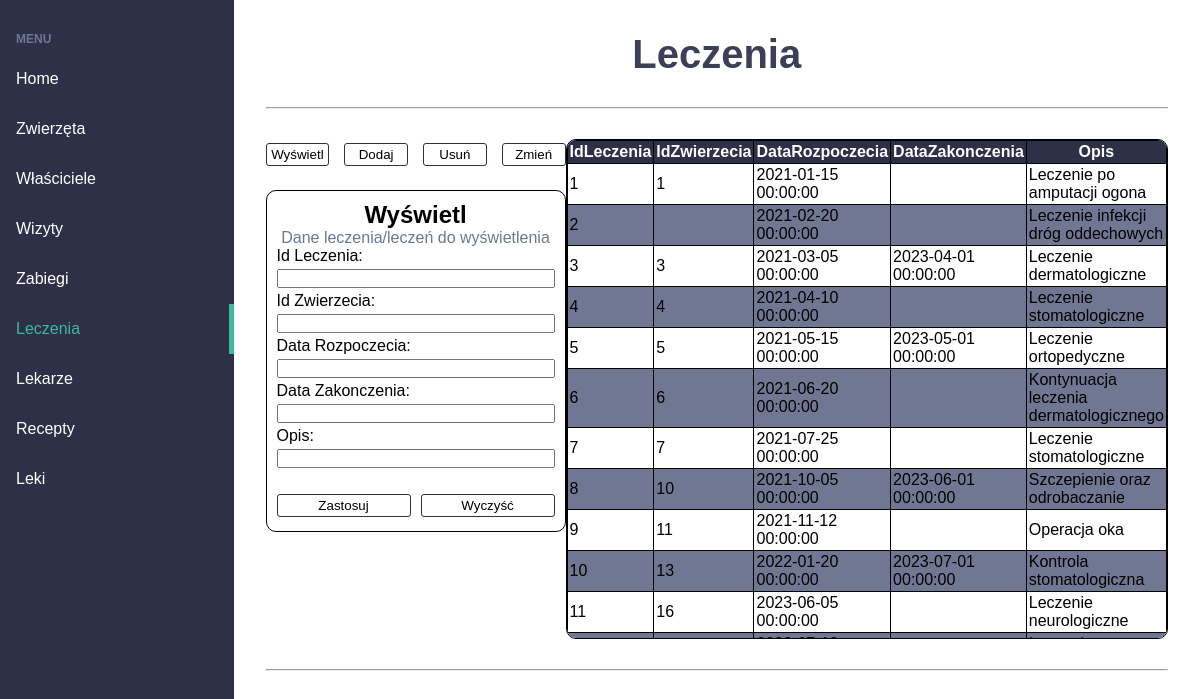
The page /code/subpages/treatments.php (signed in) on the database its author committed.
### tables this page shows
CREATE TABLE `leczenia` (
  `IdLeczenia` int(11) NOT NULL AUTO_INCREMENT,
  `IdZwierzecia` int(11) DEFAULT NULL,
  `DataRozpoczecia` datetime DEFAULT NULL,
  `DataZakonczenia` datetime DEFAULT NULL,
  `Opis` varchar(1000) DEFAULT NULL,
  PRIMARY KEY (`IdLeczenia`),
  KEY `IdZwierzecia` (`IdZwierzecia`),
  CONSTRAINT `leczenia_ibfk_1` FOREIGN KEY (`IdZwierzecia`) REFERENCES `zwierzeta` (`IdZwierzecia`)
);

### code/subpages/treatments.php (the view, shortened to what this page needs)
<?php
$tableName = "leczenia";
$databaseName = "klinika";
?>
<!DOCTYPE html>
<html lang="pl">
<head>
    <link rel=stylesheet type="text/css" href="../../assets/stylesheets/navbar.css">
    <link rel=stylesheet type="text/css" href="../../assets/stylesheets/database-operations.css">
    <link rel=stylesheet type="text/css" href="../../assets/stylesheets/base.css">
</head>
<body>
<div class=app>
    <aside class=sidebar>
        <h3>Menu</h3>
        <nav class=menu>
                <a href="../index.php" class="menu-item">Home</a>
                <a href="animals.php" class="menu-item">Zwierzęta</a>
                <a href="owners.php" class="menu-item">Właściciele</a>
                <a href="appointments.php" class="menu-item">Wizyty</a>
                <a href="surgeries.php" class="menu-item">Zabiegi</a>
                <a href="treatments.php" class="menu-item is-active">Leczenia</a>
                <a href="doctors.php" class="menu-item">Lekarze</a>
                <a href="prescriptions.php" class="menu-item">Recepty</a>
                <a href="medicines.php" class="menu-item">Leki</a>
        </nav>
    </aside>
    <main class="content">
        <h1>Leczenia</h1>
        <hr>
        <?php
        $conn = null;
        try {
            if (!empty($_SESSION['username']) && (!empty($_SESSION['password']) || $_SESSION['password']=="")) {
                $conn = new mysqli("localhost", 'root', '', $databaseName);
                $conn->set_charset("utf8");
            }
        } catch (mysqli_sql_exception $e) {
        } catch (Exception $e) {
        }
        $insert = $delete = $update = $select = false;
        if ($conn) {
            $query = "SELECT privilege FROM PRIVILEGES WHERE UserId = '" . $_SESSION['userId'] . "'";
            $result = $conn->query($query);
            while ($row = $result->fetch_assoc()) {
                $priv = strtolower($row["privilege"]);
                if ($priv === "select") $select = true;
            }
        }
        if ($conn && ($insert || $delete || $update || $select)) {
            echo <<< EOD
            <div class='main'>
                <div class="operacje">
                    <div class='przyciski'>
                        <input type='button' value='Wyświetl' onclick=showMenu('wyswietl')>
                        <input type='button' value='Dodaj' onclick=showMenu('dodaj')>
                        <input type='button' value='Usuń' onclick=showMenu('usun')>
                        <input type='button' value='Zmień' onclick=showMenu('edytuj')>
                    </div>
                <div class='opcjeMenu'>
            EOD;
            if($select)
            {
                echo <<<EOD
                <div class="wyswietl">
                    <h2>Wyświetl</h2>
                    <p>Dane leczenia/leczeń do wyświetlenia</p>
                    <form action="?" method="post">
                        <label for="idLeczenia">Id Leczenia: </label>
                        <input type="number" id="idLeczenia" name="idLeczenia"><br>
                        <label for="idZwierzecia">Id Zwierzecia: </label>
                        <input type="number" id="idZwierzecia" name="idZwierzecia"><br>
                        <label for="dataRozpoczecia">Data Rozpoczecia: </label>
                        <input type="text" id="dataRozpoczecia" name="dataRozpoczecia"><br>
                        <label for="dataZakonczenia">Data Zakonczenia: </label>
                        <input type="text" id="dataZakonczenia" name="dataZakonczenia"><br>
                        <label for="opis">Opis: </label>
                        <input type="text" id="opis" name="opis"><br><br>
                        <div class="controlButtons">
                            <input type="submit" name="wyswietlSubmit" value="Zastosuj">
                            <input type="reset" value="Wyczyść">
                        </div>
                    </form>
                </div>
                EOD;
            }
            echo '</div></div>';
        }
        if ($conn) {
            if ($select) {
                echo '<div class="tabela">'.
                '<div class="table-border">';
                $query = ($_SESSION['table'] ?? null) ?? "SELECT * FROM $tableName";
                $result = $conn->query($query);
                echo '<table>'.
                '<thead>'.
                '<tr>';
                while($fieldinfo = $result->fetch_field()) {
                    echo '<th>' . $fieldinfo->name . '</th>';
                }
                echo '</tr>';
                echo '</thead>';
                while($row = $result->fetch_assoc()) {
                    echo '<tr>';
                    foreach($row as $cell) {
                        echo '<td>' . $cell . '</td>';
                    }
                    echo '</tr>';
                }
                echo '</table>'.
                '</div>'.
                '</div>';
            }
        }
        echo "</div>";
        ?>
        <hr>
</main>
</div>
</body>
</html>

### assets/stylesheets/navbar.css (style rules this page uses)
* { margin: 0; padding: 0; box-sizing: border-box; font-family: 'Fire Sans', sans-serif; }
.app { display:flex; min-height: 100vh; }
.sidebar { flex: 1 1 0; max-width: 300px; padding: 2rem 1rem; background-color: #2e3047; }
.sidebar h3 { color: #707793; font-size: 0.75rem; text-transform: uppercase; margin-bottom: 0.5rem; }
.sidebar .menu { margin: 0 -1rem; }
.sidebar .menu .menu-item { display:block; padding: 1em; color: #FFF; text-decoration: none; transition: 0.2s linear; }
.sidebar .menu .menu-item.is-active { color: #3bba9c; border-right: 5px solid #3bba9c; }
.content { flex: 1 1 0; padding: 2rem; }
.content h1 { color: #3C3F58; font-size: 2.5rem; margin-bottom: 1rem; }
.content p { color: #707793; }

### assets/stylesheets/database-operations.css (style rules this page uses)
.main { display:flex; justify-content:space-around; }
.przyciski { display:flex; justify-content: center; gap:15px; margin-bottom: 20px; }
.tabela { display:flex; justify-content: center; align-items: center; }
.table-border { overflow: auto; border: 1px black solid; border-radius: 10px; max-height: 500px; }
table { border-collapse:collapse; border:solid black 1px; border-radius:6px; }
td, th { border-left:solid black 1px; border-top:solid black 1px; padding:2px; }
th { background-color: #2e3047; border-top: none; color:white; }
td:first-child, th:first-child { border-left: none; }
tr:nth-child(even) { background-color: #707793; }
.dodaj, .usun, .edytuj, .wyswietl { border: 1px solid black; padding: 10px; border-radius: 10px; width: 300px; }
input { margin-bottom: 4px; margin-top: 4px; width: 100% ; }

### assets/stylesheets/base.css (style rules this page uses)
h1, h2, p { text-align:center; }
hr { margin: 30px 0; }
input[type="button"], input[type="submit"], input[type="reset"] { background-color:white; border:#2e3047 1px solid; border-radius: 3px; padding:3px; cursor: pointer; transition-duration: 0.5s; }
.controlButtons { display:flex; justify-content: center; gap: 10px; align-items: center; margin-top:0px; }

### rows shown on the page
leczenia: cell "1", DataRozpoczecia "2021-01-15 00:00:00", Opis "Leczenie po amputacji ogona"
leczenia: IdLeczenia "2", DataRozpoczecia "2021-02-20 00:00:00", Opis "Leczenie infekcji dróg oddechowych"
leczenia: cell "3", DataRozpoczecia "2021-03-05 00:00:00", DataZakonczenia "2023-04-01 00:00:00", Opis "Leczenie dermatologiczne"
leczenia: cell "4", DataRozpoczecia "2021-04-10 00:00:00", Opis "Leczenie stomatologiczne"
leczenia: cell "5", DataRozpoczecia "2021-05-15 00:00:00", DataZakonczenia "2023-05-01 00:00:00", Opis "Leczenie ortopedyczne"
leczenia: cell "6", DataRozpoczecia "2021-06-20 00:00:00", Opis "Kontynuacja leczenia dermatologicznego"
leczenia: cell "7", DataRozpoczecia "2021-07-25 00:00:00", Opis "Leczenie stomatologiczne"
leczenia: IdLeczenia "8", IdZwierzecia "10", DataRozpoczecia "2021-10-05 00:00:00", DataZakonczenia "2023-06-01 00:00:00", Opis "Szczepienie oraz odrobaczanie"
leczenia: IdLeczenia "9", IdZwierzecia "11", DataRozpoczecia "2021-11-12 00:00:00", Opis "Operacja oka"
leczenia: IdLeczenia "10", IdZwierzecia "13", DataRozpoczecia "2022-01-20 00:00:00", DataZakonczenia "2023-07-01 00:00:00", Opis "Kontrola stomatologiczna"
leczenia: IdLeczenia "11", IdZwierzecia "16", DataRozpoczecia "2023-06-05 00:00:00", Opis "Leczenie neurologiczne"

### other values the page prints
$fieldinfo->name "IdLeczenia"
$fieldinfo->name "IdZwierzecia"
$fieldinfo->name "DataRozpoczecia"
$fieldinfo->name "DataZakonczenia"
$fieldinfo->name "Opis"
